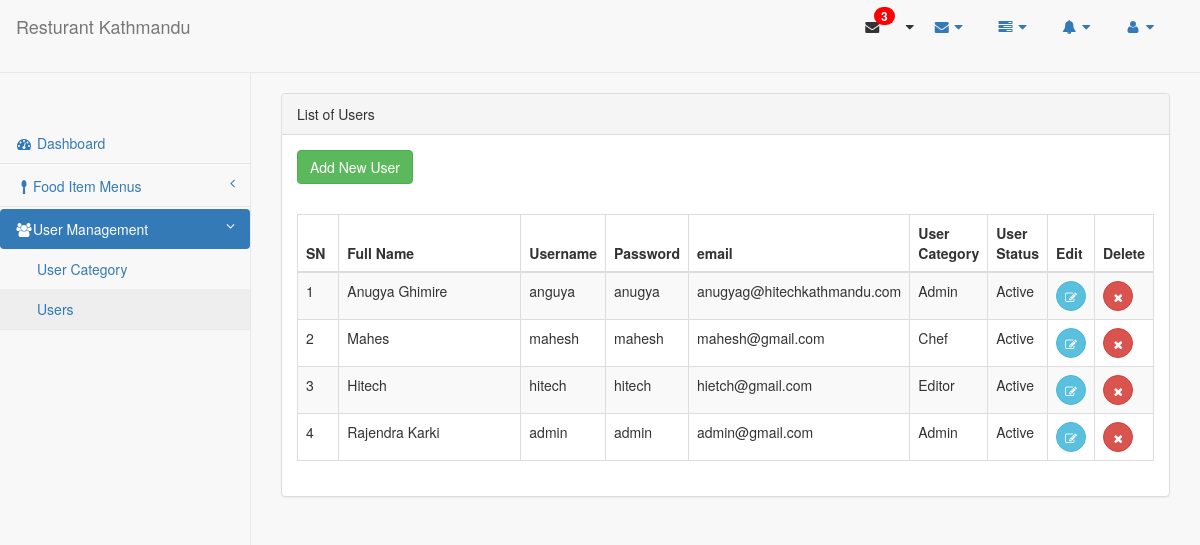
Page /users.php (signed in) on the committed database.
### tables this page shows
CREATE TABLE IF NOT EXISTS `tbl_user` (
  `user_id` int(3) NOT NULL AUTO_INCREMENT,
  `user_fullname` varchar(255) NOT NULL,
  `user_username` varchar(255) NOT NULL,
  `user_password` varchar(255) NOT NULL,
  `user_email` varchar(255) NOT NULL,
  `user_cat_id` varchar(3) NOT NULL,
  `user_status` enum('A','I') NOT NULL,
  PRIMARY KEY (`user_id`)
);

CREATE TABLE IF NOT EXISTS `tbl_user_cat` (
  `user_cat_id` int(3) NOT NULL AUTO_INCREMENT,
  `user_cat_type` varchar(255) NOT NULL,
  `user_cat_name` varchar(255) NOT NULL,
  PRIMARY KEY (`user_cat_id`)
);

### users.php (the view, shortened to what this page needs)
<!DOCTYPE html>
<html lang="en">
    <head>
        <?php include "includes/css.php"; ?>
    </head>
    <body>
        <div id="wrapper">
			<nav class="navbar navbar-default navbar-static-top"  style="margin-bottom: 0">
				<?php include "includes/topmenu.php"; ?>
				<?php include "includes/sidemenu.php"; ?>
			</nav>
		</div>
		<div id="page-wrapper">
            <?php include "pages/users/view_user.php"; ?>
		</div>
</body>
</html>

### pages/users/view_user.php (shortened to what this page needs)
<div class="row">
                <div class="col-lg-12">
                </div>
            </div>
            <div class="row">
                <div class="col-lg-12">
                    <div class="panel panel-default">
                        <div class="panel-heading">
                            List of Users
                        </div>
                        <div class="panel-body">
                            <p>
                                <button type="button" class="btn btn-success" data-toggle="modal" data-target="#myModaladd">Add New User</button>
                            </p>
                        <br/>
                        <div class="dataTable_wrapper">
                            <table class="table table-striped table-bordered table-hover" id="item_dataTable">
                                <thead>
                                    <tr>
                                        <th width = "5%">SN</th>
                                        <th width="25%">Full Name</th>
							<th>Username</th>
							<th>Password</th>
							<th>email</th>
							<th>User Category</th>
							<th>User Status</th>
							<th width = "5%">Edit</th>
                                        <th width = "5%">Delete</th>
                                    </tr>
                                </thead>
					<tbody>
					<?php
						$query="SELECT * FROM tbl_user ORDER BY user_id DESC";
						$data=mysql_query($query);
						$sn=1;
						while($row=mysql_fetch_assoc($data)){
					?>
						<tr data-row="<?php echo $row['user_id'];?>">
							<td><?php echo $sn++;?></td>
							<td><?php echo $row['user_fullname'];?></td>
							<td><?php echo $row['user_username'];?></td>
							<td><?php echo $row['user_password'];?></td>
							<td><?php echo $row['user_email'];?></td>
							<td><?php
							$sql="SELECT * FROM tbl_user_cat";
							$category=mysql_query($sql);
							while($rowcat=mysql_fetch_assoc($category)){
							if($row['user_cat_id'] ==  $rowcat['user_cat_id']){
								echo $rowcat['user_cat_name'];
								}
							}	?>
							</td>
							<td><?php if($row['user_status'] == 'A') echo "Active"; else echo "Inactive" ?></td>
							<td><button name="edit" data-record="<?php echo $row['user_id'];?>" type="button" id="userid_<?php echo $row['user_id'];?>" class="btn btn-info btn-circle" data-toggle="modal"  data-target="#myModaledit"><i class="fa fa-edit"></i>
							    </button>
							</td>
							<td>
							<a href="pages/users/confirm_delete.php?id=<?php echo $row['user_id']?>&&deleteme=yes" class="ico del btn btn-danger btn-circle" onclick="return confirm('Are You Sure to Delete ?');" /><i class="fa fa-times"></i></a>
							</td>
						</tr>
						  <?php } ?>
                                </tbody>
                            </table>
                        </div>
                    </div>
                </div>
            </div>
        </div>

### rows in the picture
tbl_user: user_fullname "Anugya Ghimire", user_username "anguya", user_password "anugya", user_email "anugyag@hitechkathmandu.com", user_status "Active"
tbl_user_cat: user_cat_name "Admin"
tbl_user: user_fullname "Mahes", user_username "mahesh", user_password "mahesh", user_email "mahesh@gmail.com", user_status "Active"
tbl_user_cat: user_cat_name "Chef"
tbl_user: user_fullname "Hitech", user_username "hitech", user_password "hitech", user_email "hietch@gmail.com", user_status "Active"
tbl_user_cat: user_cat_name "Editor"
tbl_user: user_fullname "Rajendra Karki", user_username "admin", user_password "admin", user_email "admin@gmail.com", user_status "Active"
